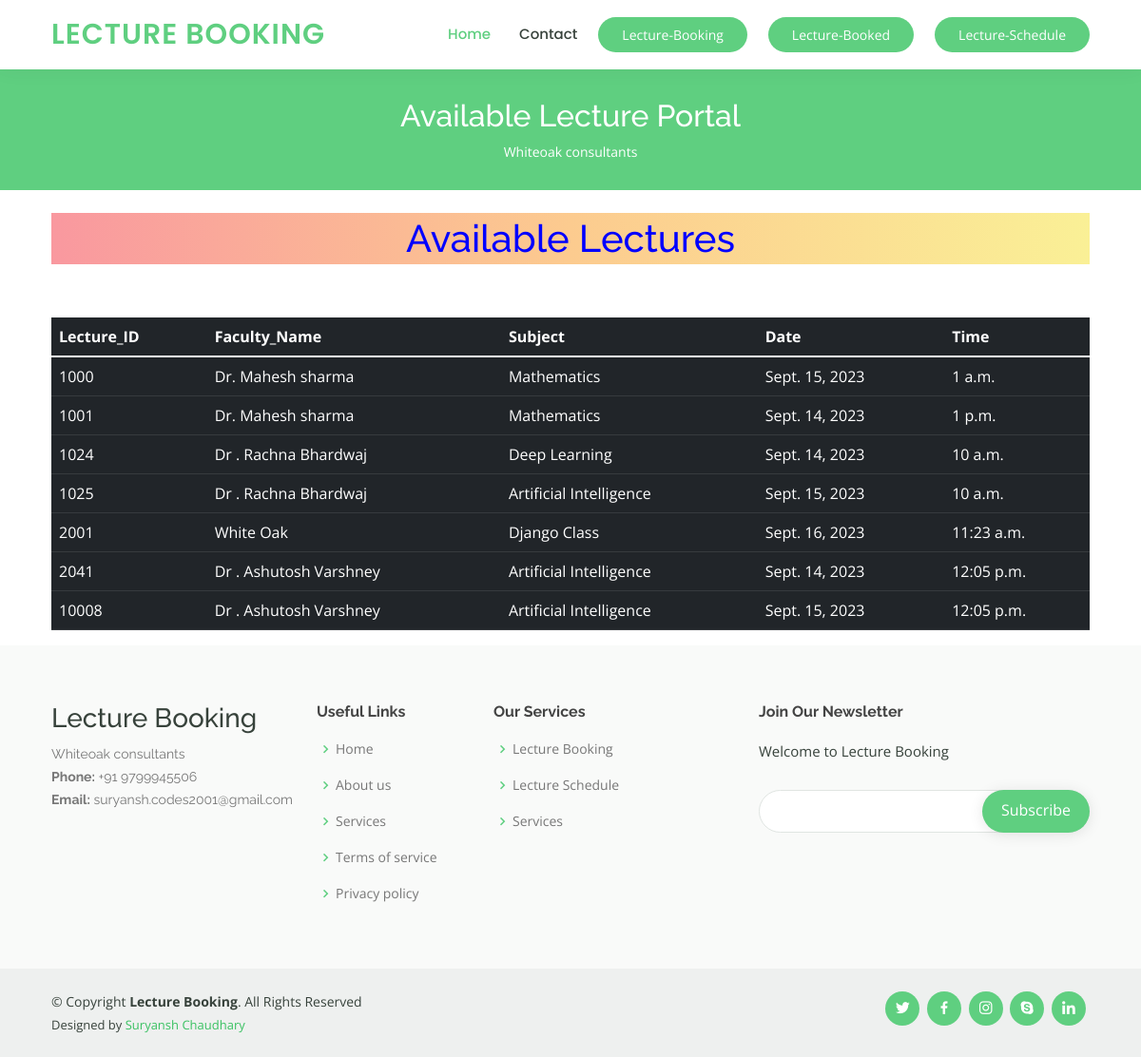
Page /avilable on the committed database.
### home/models.py (models this page shows, shortened)
class Lectures(models.Model):
    Lecture_ID = models.IntegerField(primary_key=True)
    Faculty_Name = models.CharField(max_length=200)
    Subject = models.CharField(max_length=200)
    Date = models.DateField()
    Time = models.TimeField()

### home/views.py (the view)
# urls.py: path("avilable" , views.avilable , name='avilable'),
def avilable(request):
    Lectures_list = Lectures.objects.all()
    return render(request , 'avilable.html' , {"Lectures":Lectures_list})

### templates/avilable.html (shortened to what this page needs)
{% extends 'base.html' %}
{%block body%}
  <main id="main" data-aos="fade-in">
    <div class="breadcrumbs">
      <div class="container">
        <h2>Available Lecture Portal</h2>
        <p>Whiteoak consultants</p>
      </div>
    </div>
    <br>
    <div class=container>
    <h1 style="color:blue;text-align:center;background-image: linear-gradient(to right , #f9989f , #fccb8f , #faf096); border-raduis:6px ; padding: 3px 6px ;">Available Lectures</h1>
      <br> <br>
    <table class="table table-dark" id="Datatables">
      <thead>
        <tr>
          <th scope="col">Lecture_ID</th>
          <th scope="col">Faculty_Name</th>
          <th scope="col">Subject</th>
          <th scope="col">Date</th>
          <th scope="col">Time</th>
        </tr>
      </thead>
      <tbody class="table-group-divider">
        {% for Lecture in Lectures%}
        <tr>
          <td>{{ Lecture.Lecture_ID  }}</td>
          <td>{{ Lecture.Faculty_Name  }}</td>
          <td>{{ Lecture.Subject  }}</td>
          <td>{{ Lecture.Date  }}</td>
          <td>{{ Lecture.Time  }}</td>
        </tr>
        {% endfor %}
      </tbody>
    </table>
    </div>
  </main>
{% endblock body %}

### templates/base.html (shortened to what this page needs)
<!DOCTYPE html>
<html lang="en">
<head>
  <link href="static/assets/vendor/animate.css/animate.min.css" rel="stylesheet">
  <link href="static/assets/vendor/aos/aos.css" rel="stylesheet">
  <link href="static/assets/vendor/bootstrap/css/bootstrap.min.css" rel="stylesheet">
  <link href="static/assets/vendor/bootstrap-icons/bootstrap-icons.css" rel="stylesheet">
  <link href="static/assets/vendor/boxicons/css/boxicons.min.css" rel="stylesheet">
  <link href="static/assets/vendor/remixicon/remixicon.css" rel="stylesheet">
  <link href="static/assets/vendor/swiper/swiper-bundle.min.css" rel="stylesheet">
  <link href="https://cdn.datatables.net/1.13.6/css/dataTables.bootstrap5.min.css" rel="stylesheet">
  <link rel="stylesheet" href="https://cdn.jsdelivr.net/npm/bootstrap@5.0.0-alpha3/dist/css/bootstrap.min.css">
	<link rel="stylesheet" href="https://cdnjs.cloudflare.com/ajax/libs/bootstrap-datepicker/1.9.0/css/bootstrap-datepicker.min.css">
	<link rel="stylesheet" href="https://cdnjs.cloudflare.com/ajax/libs/font-awesome/4.7.0/css/font-awesome.min.css">
  <link rel="stylesheet" href="https://cdn.jsdelivr.net/npm/bootstrap@5.0.0-alpha3/dist/css/bootstrap.min.css">
  <link rel="stylesheet" href="https://cdnjs.cloudflare.com/ajax/libs/bootstrap-datetimepicker/4.17.47/css/bootstrap-datetimepicker.min.css">
  <link rel="stylesheet" href="https://cdnjs.cloudflare.com/ajax/libs/font-awesome/4.7.0/css/font-awesome.min.css">
  <link href="static/assets/css/style.css" rel="stylesheet">
</head>
<body>
<header id="header" class="fixed-top">
    <div class="container d-flex align-items-center">
      <h1 class="logo me-auto"><a href="index.html">Lecture Booking</a></h1>
      <nav id="navbar" class="navbar order-last order-lg-0">
        <ul>
          <li><a class="active" href="/">Home</a></li>
          <li><a href="/contact">Contact</a></li>
        </ul>
      </nav>
      <a href="/booking" class="get-started-btn">Lecture-Booking</a>
      <a href="/booked" class="get-started-btn">Lecture-Booked</a>
      <a href="/avilable" class="get-started-btn">Lecture-Schedule</a>
    </div>
  </header>
{% block body %}
{% endblock body %}
</body>
 <footer id="footer">
    <div class="footer-top">
      <div class="container">
        <div class="row">
          <div class="col-lg-3 col-md-6 footer-contact">
            <h3>Lecture Booking</h3>
            <p>
              Whiteoak consultants<br>
             <strong>Phone:</strong> +91 9799945506<br>
              <strong>Email:</strong> suryansh.codes2001@gmail.com<br>
            </p>
          </div>
          <div class="col-lg-2 col-md-6 footer-links">
            <h4>Useful Links</h4>
            <ul>
              <li><i class="bx bx-chevron-right"></i> <a href="#">Home</a></li>
              <li><i class="bx bx-chevron-right"></i> <a href="#">About us</a></li>
              <li><i class="bx bx-chevron-right"></i> <a href="#">Services</a></li>
              <li><i class="bx bx-chevron-right"></i> <a href="#">Terms of service</a></li>
              <li><i class="bx bx-chevron-right"></i> <a href="#">Privacy policy</a></li>
            </ul>
          </div>
          <div class="col-lg-3 col-md-6 footer-links">
            <h4>Our Services</h4>
            <ul>
              <li><i class="bx bx-chevron-right"></i> <a href="#">Lecture Booking</a></li>
              <li><i class="bx bx-chevron-right"></i> <a href="#">Lecture Schedule</a></li>
              <li><i class="bx bx-chevron-right"></i> <a href="#">Services</a></li>
            </ul>
          </div>
          <div class="col-lg-4 col-md-6 footer-newsletter">
            <h4>Join Our Newsletter</h4>
            <p>Welcome to Lecture Booking</p>
            <form action="" method="post">
              <input type="email" name="email"><input type="submit" value="Subscribe">
            </form>
          </div>
        </div>
      </div>
    </div>
    <div class="container d-md-flex py-4">
      <div class="me-md-auto text-center text-md-start">
        <div class="copyright">
          &copy; Copyright <strong><span>Lecture Booking</span></strong>. All Rights Reserved
        </div>
        <div class="credits">
          Designed by <a href="#">Suryansh Chaudhary</a>
        </div>
      </div>
      <div class="social-links text-center text-md-right pt-3 pt-md-0">
        <a href="#" class="twitter"><i class="bx bxl-twitter"></i></a>
        <a href="#" class="facebook"><i class="bx bxl-facebook"></i></a>
        <a href="#" class="instagram"><i class="bx bxl-instagram"></i></a>
        <a href="#" class="google-plus"><i class="bx bxl-skype"></i></a>
        <a href="#" class="linkedin"><i class="bx bxl-linkedin"></i></a>
      </div>
    </div>
  </footer>
</body>
</html>

### static/assets/css/style.css (style rules this page uses)
body { font-family: "Open Sans", sans-serif; color: #444444; }
a { color: #5fcf80; text-decoration: none; }
h1, h2, h3, h4, h5, h6 { font-family: "Raleway", sans-serif; }
#header { background: #fff; transition: all 0.5s; z-index: 997; padding: 15px 0; box-shadow: 0px 0 18px rgba(55, 66, 59, 0.08); }
#header .logo { font-size: 30px; margin: 0; padding: 0; line-height: 1; font-weight: 600; letter-spacing: 1px; text-transform: uppercase; font-family: "Poppins", sans-serif; }
#header .logo a { color: #5fcf80; }
.get-started-btn { margin-left: 22px; background: #5fcf80; color: #fff; border-radius: 50px; padding: 8px 25px; white-space: nowrap; transition: 0.3s; font-size: 14px; display: inline-block; }
.navbar { padding: 0; }
.navbar ul { margin: 0; padding: 0; display: flex; list-style: none; align-items: center; }
.navbar li { position: relative; }
.navbar a, .navbar a:focus { display: flex; align-items: center; justify-content: space-between; padding: 10px 0 10px 30px; font-family: "Poppins", sans-serif; font-size: 15px; font-weight: 500; color: #37423b; white-space: nowrap; transition: 0.3s; }
.navbar a:hover, .navbar .active, .navbar .active:focus, .navbar li:hover>a { color: #5fcf80; }
.breadcrumbs { margin-top: 73px; text-align: center; background: #5fcf80; padding: 30px 0; color: #fff; }
.breadcrumbs h2 { font-size: 32px; font-weight: 500; }
.breadcrumbs p { font-size: 14px; margin-bottom: 0; }
#footer { color: #37423b; font-size: 14px; background: #eef0ef; }
#footer .footer-top { padding: 60px 0 30px 0; background: #f9faf9; }
#footer .footer-top .footer-contact { margin-bottom: 30px; }
#footer .footer-top .footer-contact p { font-size: 14px; line-height: 24px; margin-bottom: 0; font-family: "Raleway", sans-serif; color: #777777; }
#footer .footer-top h4 { font-size: 16px; font-weight: bold; color: #444444; position: relative; padding-bottom: 12px; }
#footer .footer-top .footer-links { margin-bottom: 30px; }
#footer .footer-top .footer-links ul { list-style: none; padding: 0; margin: 0; }
#footer .footer-top .footer-links ul i { padding-right: 2px; color: #5fcf80; font-size: 18px; line-height: 1; }
#footer .footer-top .footer-links ul li { padding: 10px 0; display: flex; align-items: center; }
#footer .footer-top .footer-links ul li:first-child { padding-top: 0; }
#footer .footer-top .footer-links ul a { color: #777777; transition: 0.3s; display: inline-block; line-height: 1; }
#footer .footer-newsletter { font-size: 15px; }
#footer .footer-newsletter h4 { font-size: 16px; font-weight: bold; color: #444444; position: relative; padding-bottom: 12px; }
#footer .footer-newsletter form { margin-top: 30px; background: #fff; padding: 6px 10px; position: relative; border-radius: 50px; text-align: left; border: 1px solid #e0e5e2; }
#footer .footer-newsletter form input[type=email] { border: 0; padding: 4px 8px; width: calc(100% - 100px); }
#footer .footer-newsletter form input[type=submit] { position: absolute; top: -1px; right: -1px; bottom: -1px; border: 0; background: none; font-size: 16px; padding: 0 20px 2px 20px; background: #5fcf80; color: #fff; transition: 0.3s; border-radius: 50px; box-shadow: 0px 2px 15px rgba(0, 0, 0, 0.1); }
#footer .credits { padding-top: 5px; font-size: 13px; }
#footer .credits a { color: #3ac162; transition: 0.3s; }
#footer .social-links a { font-size: 18px; display: inline-block; background: #5fcf80; color: #fff; line-height: 1; padding: 8px 0; margin-right: 4px; border-radius: 50%; text-align: center; width: 36px; height: 36px; transition: 0.3s; }

### rows in the picture
Lectures: Lecture_ID "1000", Faculty_Name "Dr. Mahesh sharma", Subject "Mathematics", Date "Sept. 15, 2023", Time "1 a.m."
Lectures: Lecture_ID "1001", Faculty_Name "Dr. Mahesh sharma", Subject "Mathematics", Date "Sept. 14, 2023", Time "1 p.m."
Lectures: Lecture_ID "1024", Faculty_Name "Dr . Rachna Bhardwaj", Subject "Deep Learning", Date "Sept. 14, 2023", Time "10 a.m."
Lectures: Lecture_ID "1025", Faculty_Name "Dr . Rachna Bhardwaj", Subject "Artificial Intelligence", Date "Sept. 15, 2023", Time "10 a.m."
Lectures: Lecture_ID "2001", Faculty_Name "White Oak", Subject "Django Class", Date "Sept. 16, 2023", Time "11:23 a.m."
Lectures: Lecture_ID "2041", Faculty_Name "Dr . Ashutosh Varshney", Subject "Artificial Intelligence", Date "Sept. 14, 2023", Time "12:05 p.m."
Lectures: Lecture_ID "10008", Faculty_Name "Dr . Ashutosh Varshney", Subject "Artificial Intelligence", Date "Sept. 15, 2023", Time "12:05 p.m."
